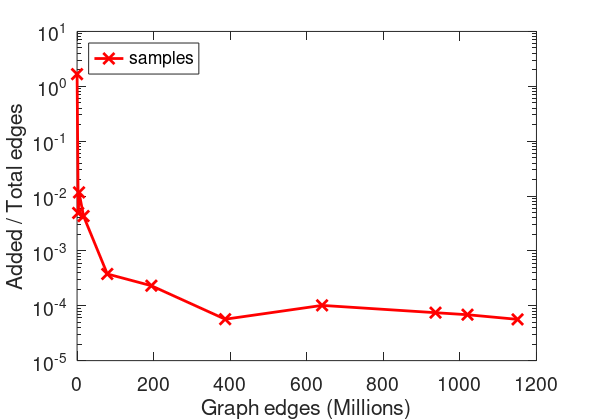

Recreate this plot in MATLAB. (Note: this script raises an error after producing the figure.)
pageWidth  = 426.79135;
pageHeight = pageWidth / sqrt(2);

Hfig = figure(1);

        %m n added edges
data = [ %H = 3, log2m = 4
        72172 ,    10617, 120000; %h3 wordassociation-2011       10617
      3050615 ,   100000,  15000; %h3 uk-2007-05@100000           100000
      5158388 ,   735323,  60000; %h3 amazon-2008                 735323
     16917053 ,  1382908,  73000; %h3 in-2004                     1382908
     79023142 ,  5363260,  30000; %h3 ljournal-2008               5363260
    194109311 ,  7414866,  45000; %h3 indochina-2004              7414866
    386915963 , 11264052,  22000; %h? eu-2015-host                11264052
    %602119716 ,30809122,  14000; %h? gsh-2015-tpd               30809122
    639999458 , 22744080,  65000; %h3 arabic-2005                 22744080
    936364282 , 39459925,  70000; %h? uk-2005                     39459925
    1019903190,118142155,  70000; %h? Webbase-2001                118142155
    1150725436, 41291594,  65000; %h3 it-2004                     41291594
];

y = data(:,3) ./ data(:,1);              % forming y of X.beta = y

x = data(:,1) ./ 1000000;

xx = x';

m = length(data(:,1));
n = length(2);

X = ones(m, n);              % forming X of X.beta = y
X(:,2) = x;

betaHat = (X' * X) \ X' * y; % computing projection of matrix X on y, giving beta

yy = betaHat(1) + betaHat(2)*xx;


%HP(1) = semilogy(xx, yy, '-', 'color', [0, 0, 0.5], 'displayname', 'Least square' );
%hold on
HP = semilogy(xx, y, '-xr', 'markersize', 8 , 'displayname', 'samples');
hold off

set(HP,'Linewidth', 2);    
xlabel ('Graph edges (Millions)', 'fontsize', 16);
ylabel ('Added / Total edges', 'fontsize', 16);

ax = gca;
%set(gca, 'YTickLabel', { 0.000001, 0.0001, 0.01, 1, 100});

HL = legend (HP);
set(HL, 'fontsize', 16, 'location', 'northwest');

set(gca, 'fontsize', 14 );
set(gca, 'ticklength', [0.02, 0.05]);



% PRINT PDF

filename = 'benchmarkDanfVsHanf.pdf';

set(Hfig , 'units', 'points', 'paperunits', 'points', 'paperposition',  [0, 0, pageWidth, pageHeight], 'papersize', [pageWidth, pageHeight], 'position', [0, 0, pageWidth, pageHeight], 'name', filename, 'filename', filename);

imStyle = hgexport('factorystyle');

imStyle.Format = 'pdf';
imStyle.Width = pageWidth;
imStyle.Height = pageHeight;
imStyle.Units = 'points';


hgexport(gcf, filename, imStyle, 'Format', 'pdf');

